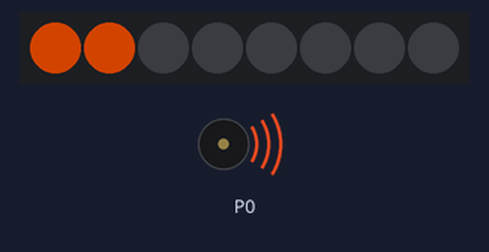
Recording of a program running on a simulated BBC micro:bit (MakeCode). On the bench: 8 RGB LEDs in strip order, left to right, buzzer (waves = sounding). Dim RGB values are drawn brighter than linear; random numbers come from a fixed seed.

Above: at 0.15 s.
At 4.96 s:
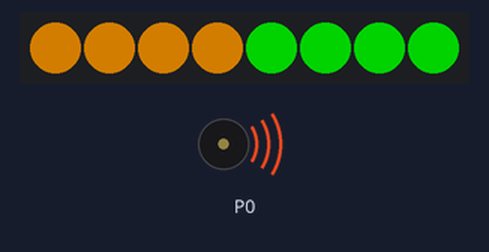
At 10.07 s:
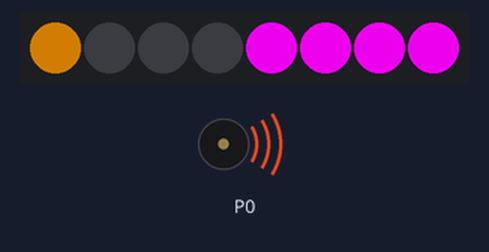
At 19.99 s:
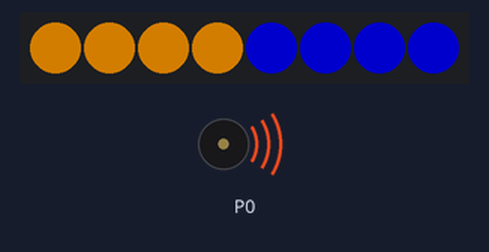
At 29.91 s:
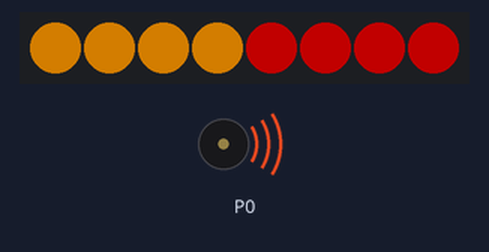
At 39.84 s:
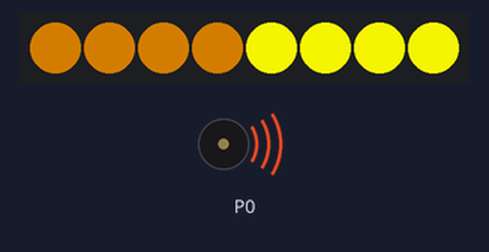
Timing chart, 0 to 40.0 s (numbered marks = the images above):
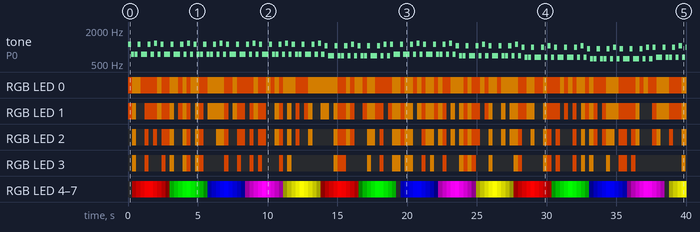

Measured:
- by itself, RGB LED 2: off → RGB(127, 75, 0) at 0.30 s, → off 0.30 s later, → RGB(127, 40, 0) 0.60 s later, → off 0.30 s later, … (94 changes in this stretch)
- by itself, RGB LED 3: off → RGB(127, 75, 0) at 0.30 s, → off 0.30 s later, → RGB(127, 40, 0) 0.60 s later, → off 0.30 s later, … (72 changes in this stretch)

The program:

main.ts
```typescript
function song () {
    while (index <= Song_1.length) {
        music.playTone(Song_1[index], music.beat(BeatFraction.Half))
        basic.pause(10)
        index += 1
        if (index == Song_1.length) {
            basic.pause(10000)
            index = 0
        }
    }
}
function candle () {
    rest_of_candle.clear()
    current_candle_strip = Candle_strip.range(0, randint(0, candle_LED - 1 + 1) + 1)
    current_candle_strip.showColor(candle_colors[randint(0, 1)])
    basic.pause(randint(0, 41) + 80)
}
function eyes () {
    while (index1 <= eye_colors.length - 1) {
        for (let index22 = 0; index22 <= 255; index22++) {
            eye_strip.setBrightness(index22)
            eye_strip.showColor(eye_colors[index1])
            basic.pause(5)
        }
        for (let index23 = 0; index23 <= 255; index23++) {
            eye_strip.setBrightness(255 - index23)
            eye_strip.showColor(eye_colors[index1])
            basic.pause(5)
        }
        index1 += 1
        if (index1 == 5) {
            index1 = 0
        }
    }
}
let index1 = 0
let current_candle_strip: neopixel.Strip = null
let index = 0
let Song_1: number[] = []
let rest_of_candle: neopixel.Strip = null
let eye_colors: number[] = []
let candle_colors: number[] = []
let eye_strip: neopixel.Strip = null
let Candle_strip: neopixel.Strip = null
let candle_LED = 0
let index2 = 0
let Number_LEDs = 8
candle_LED = 4
let Full_LED_strip = neopixel.create(DigitalPin.P1, Number_LEDs, NeoPixelMode.RGB)
Candle_strip = Full_LED_strip.range(0, candle_LED)
eye_strip = Full_LED_strip.range(candle_LED, Number_LEDs - candle_LED)
candle_colors = [neopixel.rgb(255, 80, 0), neopixel.rgb(255, 150, 0)]
eye_colors = [
neopixel.colors(NeoPixelColors.Red),
neopixel.colors(NeoPixelColors.Green),
neopixel.colors(NeoPixelColors.Blue),
neopixel.colors(NeoPixelColors.Purple),
neopixel.colors(NeoPixelColors.Yellow)
]
rest_of_candle = Candle_strip.range(1, candle_LED - 1)
music.setTempo(136)
let cs6 = 1109
let fs5 = 740
let d6 = 1175
let c6 = 1047
let f5 = 698
let b5 = 988
let e5 = 659
let bf5 = 932
let ef5 = 622
let b4 = 494
let g5 = 784
Song_1 = [
cs6,
fs5,
fs5,
cs6,
fs5,
fs5,
cs6,
fs5,
d6,
fs5,
cs6,
fs5,
fs5,
cs6,
fs5,
fs5,
cs6,
fs5,
d6,
fs5,
cs6,
fs5,
fs5,
cs6,
fs5,
fs5,
cs6,
fs5,
d6,
fs5,
cs6,
fs5,
fs5,
cs6,
fs5,
fs5,
cs6,
fs5,
d6,
fs5,
cs6,
fs5,
fs5,
cs6,
fs5,
fs5,
cs6,
fs5,
d6,
fs5,
cs6,
fs5,
fs5,
cs6,
fs5,
fs5,
cs6,
fs5,
d6,
fs5,
c6,
f5,
f5,
c6,
f5,
f5,
c6,
f5,
cs6,
f5,
c6,
f5,
f5,
c6,
f5,
f5,
c6,
f5,
cs6,
f5,
cs6,
fs5,
fs5,
cs6,
fs5,
fs5,
cs6,
fs5,
d6,
fs5,
cs6,
fs5,
fs5,
cs6,
fs5,
fs5,
cs6,
fs5,
d6,
fs5,
c6,
f5,
f5,
c6,
f5,
f5,
c6,
f5,
cs6,
f5,
c6,
f5,
f5,
c6,
f5,
f5,
c6,
f5,
cs6,
f5,
b5,
e5,
e5,
b5,
e5,
e5,
b5,
e5,
c6,
e5,
b5,
e5,
e5,
b5,
e5,
e5,
b5,
e5,
c6,
e5,
bf5,
ef5,
ef5,
bf5,
ef5,
ef5,
bf5,
ef5,
b5,
ef5,
bf5,
ef5,
ef5,
bf5,
ef5,
ef5,
bf5,
ef5,
b5,
ef5,
b5,
e5,
e5,
b5,
e5,
e5,
b5,
e5,
c6,
e5,
b5,
e5,
e5,
b5,
e5,
e5,
b5,
e5,
c6,
e5,
bf5,
ef5,
ef5,
bf5,
ef5,
ef5,
bf5,
ef5,
b5,
ef5,
bf5,
ef5,
ef5,
bf5,
ef5,
ef5,
bf5,
ef5,
b5,
ef5,
fs5,
b4,
b4,
fs5,
b4,
b4,
fs5,
b4,
g5,
b4,
fs5,
b4,
b4,
fs5,
b4,
b4,
fs5,
b4,
g5,
b4,
fs5,
b4,
b4,
fs5,
b4,
b4,
fs5,
b4,
g5,
b4,
fs5,
b4,
b4,
fs5,
b4,
b4,
fs5,
b4,
g5,
b4,
fs5,
b4,
b4,
fs5,
b4,
b4,
fs5,
b4,
g5,
b4,
fs5,
b4,
b4,
fs5,
b4,
b4,
fs5,
b4,
g5,
b4,
fs5,
b4,
b4,
fs5,
b4,
b4,
fs5,
b4,
g5,
b4,
fs5,
b4,
b4,
fs5,
b4,
b4,
fs5,
b4,
g5,
b4,
fs5,
b4,
b4,
fs5,
b4,
b4,
fs5,
b4,
g5,
b4
]
basic.forever(function () {
    candle()
})
basic.forever(function () {
    eyes()
})
basic.forever(function () {
    song()
})
```

test.ts
```typescript
// Hier kann man Tests durchführen; diese Datei wird nicht kompiliert, wenn dieses Paket als Erweiterung verwendet wird.
```
